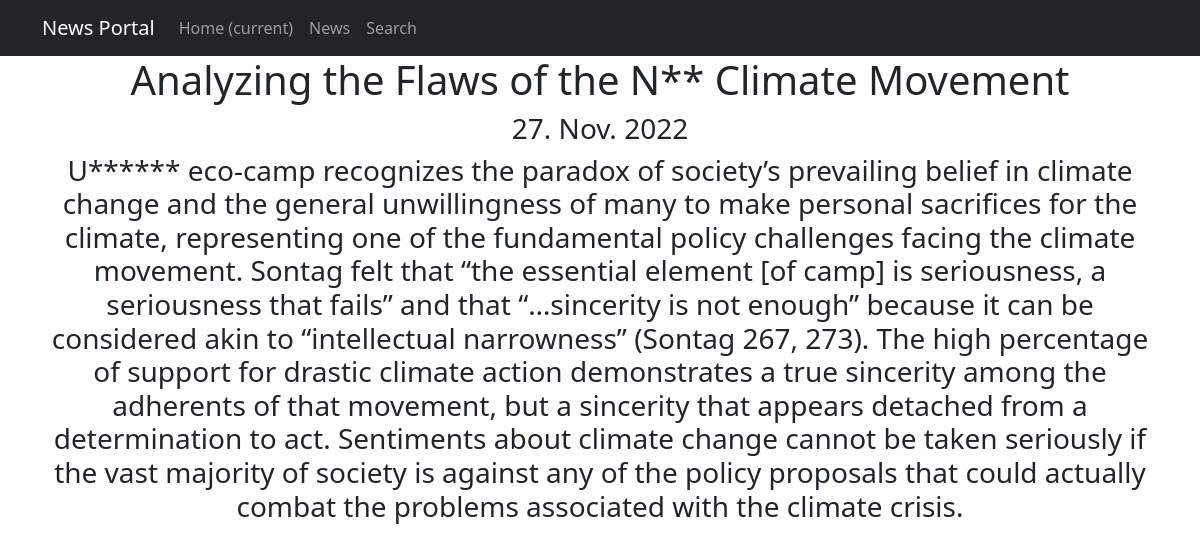
The page /news/2 on the database its author committed.
### news/models.py (models this page shows, shortened)
class Post(models.Model):
    article = 'AR'
    news = 'NE'
    NEWSTYPES = [
        (article, 'Article'),
        (news, 'News'),
    ]
    choice = models.CharField(max_length=2,
                              choices=NEWSTYPES,
                              default=news)
    date = models.DateTimeField(auto_now_add=True)
    title = models.CharField(max_length=255)
    content = models.TextField(default="No News / Articles Yet")
    news_rate = models.IntegerField(default=0)
    author = models.ForeignKey(Author, on_delete=models.CASCADE)
    category = models.ManyToManyField(Category, through='PostCategory')

### news/views.py (the view)
# urls.py: path('<int:pk>', cache_page(60*5)(NewsDetail.as_view()), name='news_detail'),
class NewsDetail(DetailView):
    model = Post
    template_name = 'news_article.html'
    context_object_name = 'news_article'
    def get_object(self, *args, **kwargs):
        obj = cache.get(f'news_article-{self.kwargs["pk"]}',
                        None)
        if not obj:
            obj = super().get_object(queryset=self.queryset)
            cache.set(f'news_article-{self.kwargs["pk"]}', obj)
        return obj

### news/templatetags/custom_filters.py (called while the page is built)
@register.filter()
def censor(value):
    bad_words = ["new", "usually"]  # для примера отображения в разных новостях/статьях и в их заголовках
    if not isinstance(value, str):
        raise TypeError(f"Filter is used only for 'str' type!")
    for word in value.split():
        if word.lower() in bad_words:
            value = value.replace(word, f"{word[0]}{cenzor_symbol * (len(word) - 1)}")
    return value

### templates/news_article.html (shortened to what this page needs)
{% extends 'flatpages/default.html' %}
{% load custom_filters %}
{% block content %}
<h1>{{ news_article.title|censor }}</h1>
<h3>{{ news_article.date|date:'d. M. Y' }}</h3>
<h3>{{ news_article.content|censor }}</h3>
{% endblock content %}

### rows shown on the page
Post: title|censor "Analyzing the Flaws of the N** Climate Movement", date "27. Nov. 2022", content|censor "U****** eco-camp recognizes the paradox of society’s prevailing belief in climate change and the general unwillingness of many to make personal sacrifices for the climate, representing one of the fundamental policy challenges facing the climate movement. Sontag felt that “the essential element [of camp] is seriousness, a seriousness that fails” and that “…sincerity is not enough” because it can be considered akin to “intellectual narrowness” (Sontag 267, 273). The high percentage of support for drastic climate action demonstrates a true sincerity among the adherents of that movement, but a sincerity that appears detached from a determination to act. Sentiments about climate change cannot be…"
